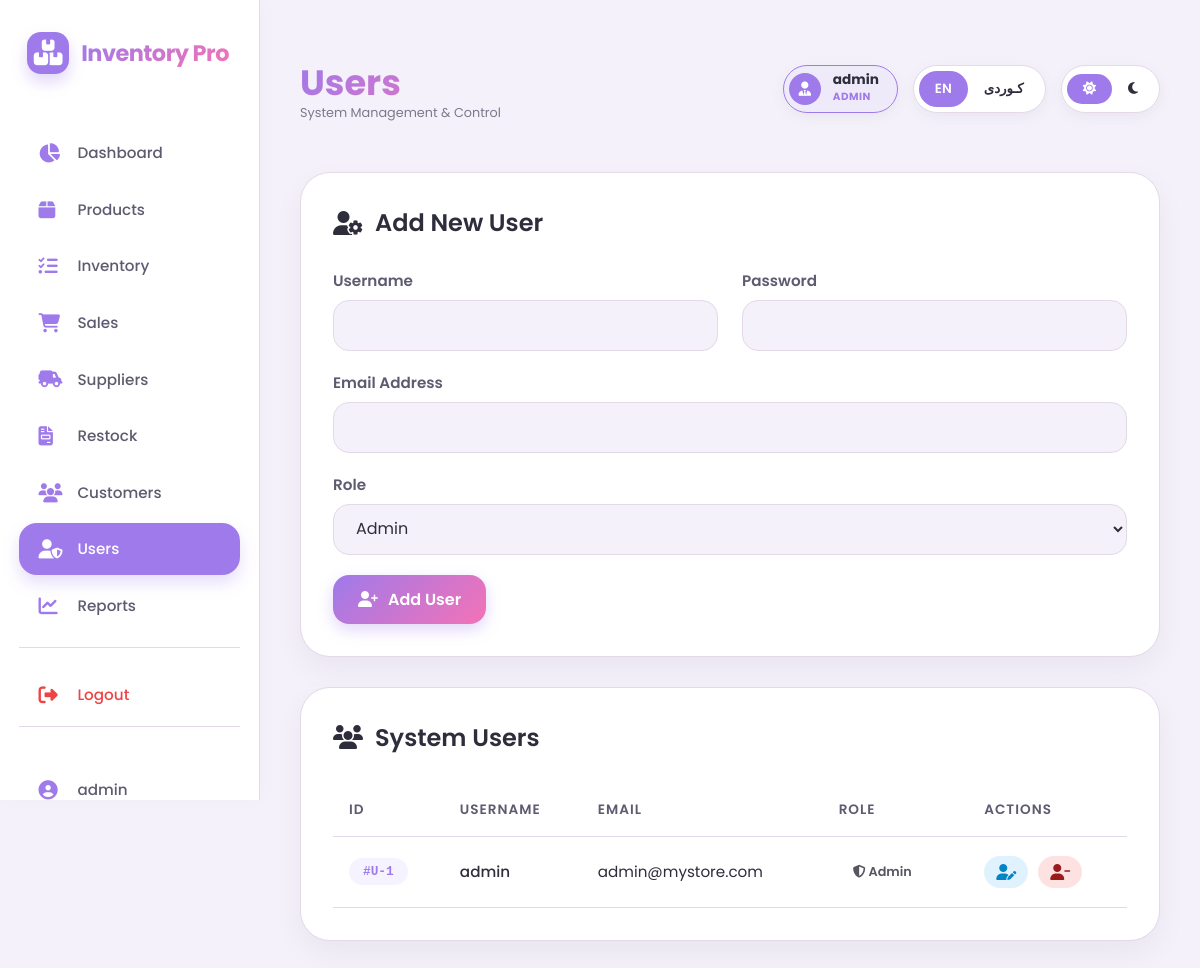
Page /users.php (signed in) on the committed database.
### tables this page shows
CREATE TABLE `user` (
  `UserID` int(11) NOT NULL,
  `Username` varchar(50) NOT NULL,
  `PasswordHash` varchar(255) NOT NULL,
  `Email` varchar(100) NOT NULL,
  `Role` varchar(20) DEFAULT 'Staff',
  `CreatedAt` timestamp NOT NULL DEFAULT current_timestamp()
);

### users.php (the view, shortened to what this page needs)
<?php
require_once 'db_connect.php';
$edit_user = null;
$stmt = $pdo->query("SELECT UserID, Username, Email, Role FROM User ORDER BY UserID DESC");
$users = $stmt->fetchAll();
?>
<?php
include 'includes/header.php';
?>
<div class="card">
    <div class="card-header">
        <h2>
            <i class="fas fa-user-gear"></i>
            <span data-lang-en><?php echo $edit_user ? 'Edit User' : 'Add New User'; ?></span>
        </h2>
    </div>
    <form method="POST" action="users.php">
        <div style="display: grid; grid-template-columns: repeat(auto-fit, minmax(280px, 1fr)); gap: 1.5rem;">
            <div class="form-group">
                <label for="username">
                    <span data-lang-en>Username</span>
                </label>
                <input type="text" id="username" name="username" value="<?php echo $edit_user ? htmlspecialchars($edit_user['Username']) : ''; ?>" required>
            </div>
            <div class="form-group">
                <label for="password">
                    <span data-lang-en>Password</span>
                </label>
                <input type="password" id="password" name="password" <?php echo $edit_user ? '' : 'required'; ?>>
            </div>
        </div>
            <div class="form-group">
                <label for="email">
                    <span data-lang-en>Email Address</span>
                </label>
                <input type="email" id="email" name="email" value="<?php echo $edit_user ? htmlspecialchars($edit_user['Email']) : ''; ?>" required>
            </div>
            <div class="form-group">
                <label for="role">
                    <span data-lang-en>Role</span>
                </label>
                <select id="role" name="role" required>
                    <option value="Admin" <?php echo ($edit_user && $edit_user['Role'] == 'Admin') ? 'selected' : ''; ?>>Admin</option>
                </select>
            </div>
        <div style="display: flex; gap: 1rem; margin-top: 1rem;">
            <?php if ($edit_user): ?>
                <button type="submit" name="update_user" class="btn btn-primary">
                    <i class="fas fa-save"></i>
                    <span data-lang-en>Update User</span>
                    <span data-lang-ckb>نوێکردنەوە</span>
                </button>
                <a href="users.php" class="btn btn-danger">
                    <i class="fas fa-times"></i>
                    <span data-lang-en>Cancel</span>
                    <span data-lang-ckb>پاشگەزبوونەوە</span>
                </a>
            <?php else: ?>
                <button type="submit" name="add_user" class="btn btn-primary">
                    <i class="fas fa-user-plus"></i>
                    <span data-lang-en>Add User</span>
                </button>
            <?php endif; ?>
        </div>
    </form>
</div>
<div class="card">
    <div class="card-header">
        <h2>
            <i class="fas fa-users"></i>
            <span data-lang-en>System Users</span>
        </h2>
    </div>
    <div class="table-container">
        <table>
            <thead>
                <tr>
                    <th>ID</th>
                    <th><span data-lang-en>Username</span><span data-lang-ckb>ناوی بەکارهێنەر</span></th>
                    <th><span data-lang-en>Email</span><span data-lang-ckb>ئیمەیڵ</span></th>
                    <th><span data-lang-en>Role</span><span data-lang-ckb>پلە</span></th>
                    <th><span data-lang-en>Actions</span><span data-lang-ckb>کردارەکان</span></th>
                </tr>
            </thead>
            <tbody>
                <?php foreach ($users as $user): ?>
                <tr>
                    <td><span class="badge" style="background: var(--icon-bg); color: var(--accent-purple); font-family: monospace;">#U-<?php echo htmlspecialchars($user['UserID']); ?></span></td>
                    <td style="font-weight: 500;"><?php echo htmlspecialchars($user['Username']); ?></td>
                    <td><?php echo htmlspecialchars($user['Email']); ?></td>
                    <td>
                        <span class="badge <?php echo $user['Role'] == 'Admin' ? 'badge-primary' : 'badge-success'; ?>" style="opacity: 0.8;">
                            <i class="fas <?php echo $user['Role'] == 'Admin' ? 'fa-shield-halved' : 'fa-user'; ?>"></i>
                            <?php echo htmlspecialchars($user['Role']); ?>
                        </span>
                    </td>
                    <td>
                        <div style="display: flex; gap: 10px;">
                            <a href="users.php?edit_id=<?php echo $user['UserID']; ?>" class="btn" style="padding: 8px 12px; background: #e0f2fe; color: #0284c7;">
                                <i class="fas fa-user-pen"></i>
                            </a>
                            <form method="POST" action="users.php" onsubmit="return confirm('Are you sure?');" style="margin:0;">
                                <button type="submit" name="delete_user" class="btn" style="padding: 8px 12px; background: #fee2e2; color: #991b1b;">
                                    <i class="fas fa-user-minus"></i>
                                </button>
                            </form>
                        </div>
                    </td>
                </tr>
                <?php endforeach; ?>
            </tbody>
        </table>
    </div>
</div>
<?php include 'includes/footer.php'; ?>

### assets/css/style.css (style rules this page uses)
:root { --transition: background-color 0.3s ease, color 0.2s ease, border-color 0.2s, transform 0.2s ease; }
:root[data-theme="light"] { --bg-primary: #f4f1fa; --bg-card: #ffffff; --bg-sidebar: #ffffff; --text-primary: #2d2d3c; --text-secondary: #5e5b70; --border-light: #e3d9e9; --accent-purple: #9f7aea; --accent-amber: #fbbf24; --accent-pink: #f472b6; --shadow: 0 12px 30px rgba(0, 0, 0, 0.05); --icon-bg: #f5f3ff; --hover-bg: #f1e4f0; --table-row: #faf7fd; --badge-stock: #d1fae5; --badge-low: #fee2e2; --text-badge-stock: #065f46; --text-badge-low: #991b1b; }
* { margin: 0; padding: 0; box-sizing: border-box; font-family: 'Poppins', 'Segoe UI', Tahoma, Geneva, Verdana, sans-serif; transition: var(--transition); }
body { background-color: var(--bg-primary); color: var(--text-primary); min-height: 100vh; display: flex; font-size: 0.95rem; overflow-x: hidden; }
:root[data-theme="light"] { --bg-rgb: 244, 241, 250; }
.card { background: var(--bg-card); border-radius: 30px; padding: 2rem; box-shadow: var(--shadow); border: 1px solid var(--border-light); margin-bottom: 30px; }
.card-header { display: flex; justify-content: space-between; align-items: center; margin-bottom: 1.8rem; }
.card-header h2 { font-size: 1.5rem; font-weight: 600; display: flex; align-items: center; gap: 12px; }
.form-group { margin-bottom: 20px; }
.form-group label { display: block; margin-bottom: 8px; font-weight: 600; color: var(--text-secondary); }
.form-group input, .form-group select, .form-group textarea { width: 100%; padding: 12px 18px; border: 1px solid var(--border-light); border-radius: 16px; background-color: var(--bg-primary); color: var(--text-primary); font-size: 1rem; outline: none; }
.btn { padding: 12px 25px; border-radius: 16px; font-weight: 600; cursor: pointer; border: none; font-size: 1rem; display: inline-flex; align-items: center; gap: 10px; text-decoration: none; }
.btn-primary { background: linear-gradient(135deg, var(--accent-purple), var(--accent-pink)); color: white; box-shadow: 0 6px 15px rgba(159, 122, 234, 0.3); }
.table-container { overflow-x: auto; }
table { width: 100%; border-collapse: collapse; }
th { text-align: inherit; padding: 1rem; color: var(--text-secondary); font-weight: 600; font-size: 0.85rem; text-transform: uppercase; letter-spacing: 1px; border-bottom: 1px solid var(--border-light); }
td { padding: 1.2rem 1rem; border-bottom: 1px solid var(--border-light); }
.badge { padding: 6px 14px; border-radius: 30px; font-size: 0.8rem; font-weight: 600; display: inline-block; }
[data-lang-en], [data-lang-ckb] { display: none; }
body:not(.ku) [data-lang-en] { display: inline; }

### rows in the picture
user: UserID "1", Username "admin", Email "admin@mystore.com", Role "Admin"

### other values in the picture
$_SESSION['username'] "admin"
$page_title_en "Users"
$_SESSION['role'] "ADMIN"
